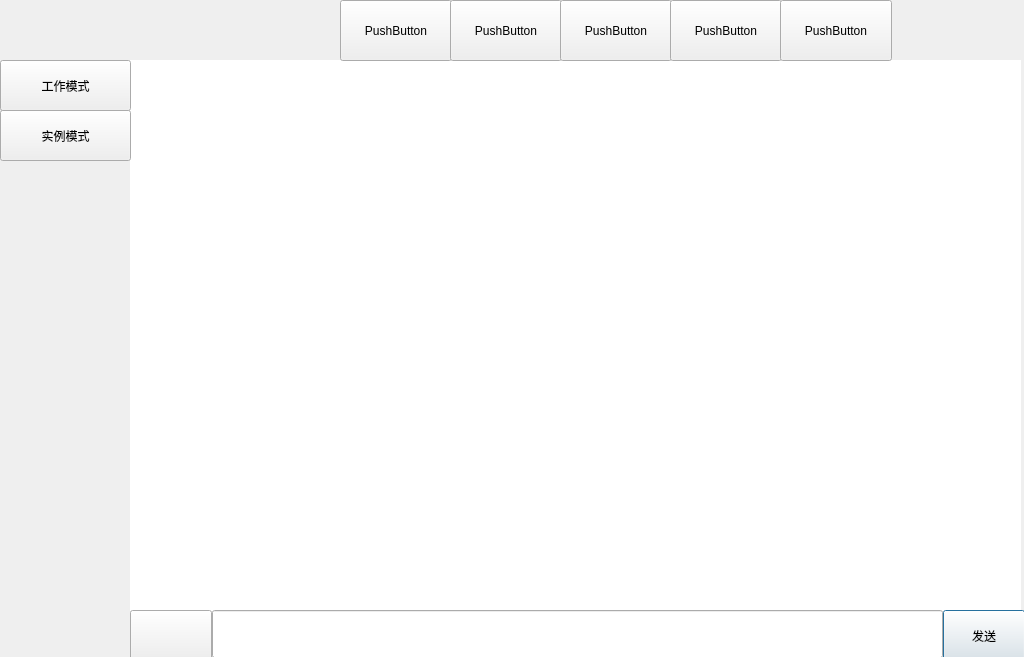
<?xml version="1.0" encoding="UTF-8"?>
<ui version="4.0">
 <class>Dialog</class>
 <widget class="QDialog" name="Dialog">
  <property name="geometry">
   <rect>
    <x>0</x>
    <y>0</y>
    <width>1024</width>
    <height>657</height>
   </rect>
  </property>
  <property name="windowTitle">
   <string>Dialog</string>
  </property>
  <property name="styleSheet">
   <string notr="true"/>
  </property>
  <widget class="QLabel" name="head">
   <property name="geometry">
    <rect>
     <x>0</x>
     <y>0</y>
     <width>111</width>
     <height>61</height>
    </rect>
   </property>
   <property name="text">
    <string/>
   </property>
  </widget>
  <widget class="QLabel" name="account">
   <property name="geometry">
    <rect>
     <x>123</x>
     <y>21</y>
     <width>101</width>
     <height>41</height>
    </rect>
   </property>
   <property name="styleSheet">
    <string notr="true">font: 12pt &quot;萝莉体 第二版&quot;;
color: rgb(102, 204, 255);</string>
   </property>
   <property name="text">
    <string/>
   </property>
  </widget>
  <widget class="QLabel" name="label_2">
   <property name="geometry">
    <rect>
     <x>130</x>
     <y>60</y>
     <width>891</width>
     <height>551</height>
    </rect>
   </property>
   <property name="styleSheet">
    <string notr="true">background-color: rgb(255, 255, 255);</string>
   </property>
   <property name="text">
    <string/>
   </property>
  </widget>
  <widget class="QLineEdit" name="lineEdit">
   <property name="geometry">
    <rect>
     <x>212</x>
     <y>610</y>
     <width>731</width>
     <height>48</height>
    </rect>
   </property>
  </widget>
  <widget class="QPushButton" name="send">
   <property name="geometry">
    <rect>
     <x>943</x>
     <y>610</y>
     <width>82</width>
     <height>51</height>
    </rect>
   </property>
   <property name="text">
    <string>发送</string>
   </property>
  </widget>
  <widget class="QPushButton" name="voice">
   <property name="geometry">
    <rect>
     <x>130</x>
     <y>610</y>
     <width>82</width>
     <height>51</height>
    </rect>
   </property>
   <property name="text">
    <string/>
   </property>
  </widget>
  <widget class="QPushButton" name="workmode">
   <property name="geometry">
    <rect>
     <x>0</x>
     <y>60</y>
     <width>131</width>
     <height>51</height>
    </rect>
   </property>
   <property name="text">
    <string>工作模式</string>
   </property>
  </widget>
  <widget class="QPushButton" name="livemode">
   <property name="geometry">
    <rect>
     <x>0</x>
     <y>110</y>
     <width>131</width>
     <height>51</height>
    </rect>
   </property>
   <property name="text">
    <string>实例模式</string>
   </property>
  </widget>
  <widget class="QPushButton" name="setting">
   <property name="geometry">
    <rect>
     <x>0</x>
     <y>735</y>
     <width>131</width>
     <height>34</height>
    </rect>
   </property>
   <property name="text">
    <string>PushButton</string>
   </property>
  </widget>
  <widget class="QPushButton" name="function1">
   <property name="geometry">
    <rect>
     <x>340</x>
     <y>0</y>
     <width>112</width>
     <height>61</height>
    </rect>
   </property>
   <property name="text">
    <string>PushButton</string>
   </property>
  </widget>
  <widget class="QPushButton" name="function2">
   <property name="geometry">
    <rect>
     <x>450</x>
     <y>0</y>
     <width>112</width>
     <height>61</height>
    </rect>
   </property>
   <property name="text">
    <string>PushButton</string>
   </property>
  </widget>
  <widget class="QPushButton" name="function3">
   <property name="geometry">
    <rect>
     <x>560</x>
     <y>0</y>
     <width>112</width>
     <height>61</height>
    </rect>
   </property>
   <property name="text">
    <string>PushButton</string>
   </property>
  </widget>
  <widget class="QPushButton" name="function4">
   <property name="geometry">
    <rect>
     <x>670</x>
     <y>0</y>
     <width>112</width>
     <height>61</height>
    </rect>
   </property>
   <property name="text">
    <string>PushButton</string>
   </property>
  </widget>
  <widget class="QPushButton" name="more">
   <property name="geometry">
    <rect>
     <x>780</x>
     <y>0</y>
     <width>112</width>
     <height>61</height>
    </rect>
   </property>
   <property name="text">
    <string>PushButton</string>
   </property>
  </widget>
 </widget>
 <resources>
  <include location="123.qrc"/>
 </resources>
 <connections/>
</ui>
